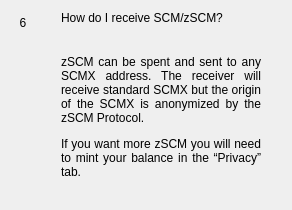
                  <widget class="QWidget" name="widgetFaq6" native="true">
                   <layout class="QHBoxLayout" name="horizontalpage_6" stretch="0,1">
                    <item alignment="Qt::AlignTop">
                     <widget class="QLabel" name="labelNumber6">
                      <property name="minimumSize">
                       <size>
                        <width>24</width>
                        <height>24</height>
                       </size>
                      </property>
                      <property name="maximumSize">
                       <size>
                        <width>16777215</width>
                        <height>24</height>
                       </size>
                      </property>
                      <property name="text">
                       <string>6</string>
                      </property>
                      <property name="alignment">
                       <set>Qt::AlignCenter</set>
                      </property>
                     </widget>
                    </item>
                    <item>
                     <layout class="QVBoxLayout" name="verticalLayoutpage_6">
                      <property name="spacing">
                       <number>0</number>
                      </property>
                      <property name="leftMargin">
                       <number>20</number>
                      </property>
                      <property name="rightMargin">
                       <number>20</number>
                      </property>
                      <item>
                       <widget class="QLabel" name="labelSubtitle6">
                        <property name="text">
                         <string>How do I receive SCM/zSCM?</string>
                        </property>
                        <property name="wordWrap">
                         <bool>true</bool>
                        </property>
                       </widget>
                      </item>
                      <item>
                       <spacer name="verticalSpacer_60">
                        <property name="orientation">
                         <enum>Qt::Vertical</enum>
                        </property>
                        <property name="sizeType">
                         <enum>QSizePolicy::Fixed</enum>
                        </property>
                        <property name="sizeHint" stdset="0">
                         <size>
                          <width>20</width>
                          <height>30</height>
                         </size>
                        </property>
                       </spacer>
                      </item>
                      <item>
                       <widget class="QLabel" name="labelContent6">
                        <property name="text">
                         <string>
                           &lt;html&gt;&lt;head/&gt;&lt;body&gt;&lt;p align=&quot;justify&quot;&gt;
                           zSCM can be spent and sent to any SCMX address. The receiver will
                           receive standard SCMX but the origin of the SCMX is anonymized by the zSCM Protocol.
                           &lt;/p&gt;&lt;p align=&quot;justify&quot;&gt;
                           If you want more zSCM you will need to mint your balance in the “Privacy” tab.
                           &lt;/p&gt;&lt;/body&gt;&lt;/html&gt;
                         </string>
                        </property>
                        <property name="alignment">
                         <set>Qt::AlignLeading|Qt::AlignLeft|Qt::AlignTop</set>
                        </property>
                        <property name="wordWrap">
                         <bool>true</bool>
                        </property>
                       </widget>
                      </item>
                      <item>
                       <spacer name="verticalSpacer_61">
                        <property name="orientation">
                         <enum>Qt::Vertical</enum>
                        </property>
                        <property name="sizeHint" stdset="0">
                         <size>
                          <width>20</width>
                          <height>20</height>
                         </size>
                        </property>
                       </spacer>
                      </item>
                     </layout>
                    </item>
                   </layout>
                  </widget>
